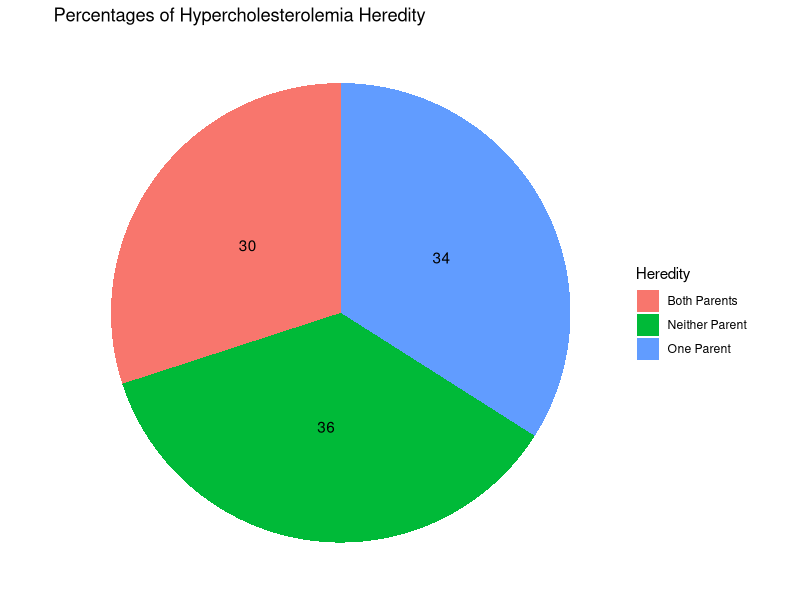
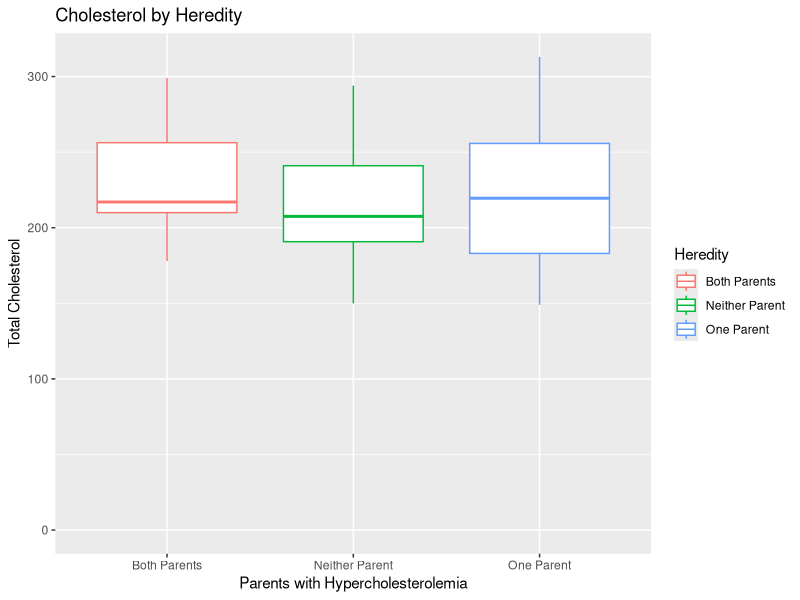
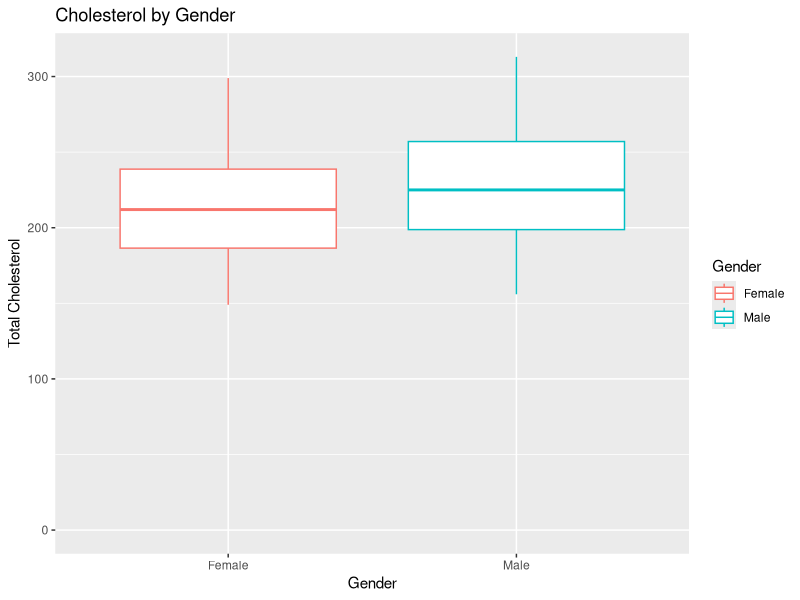
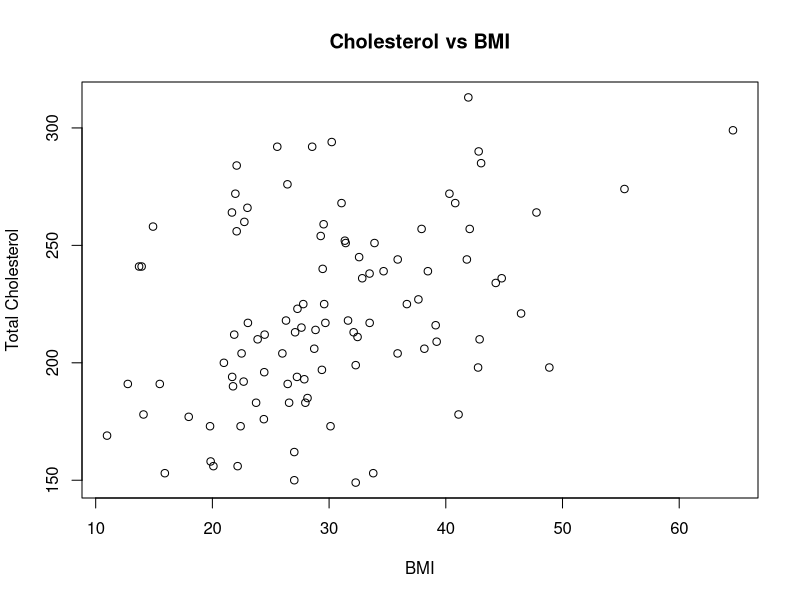
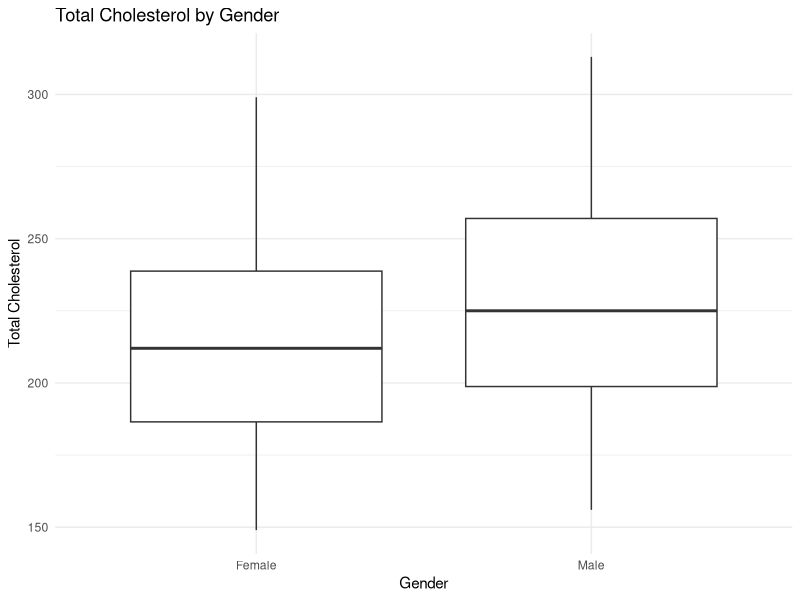
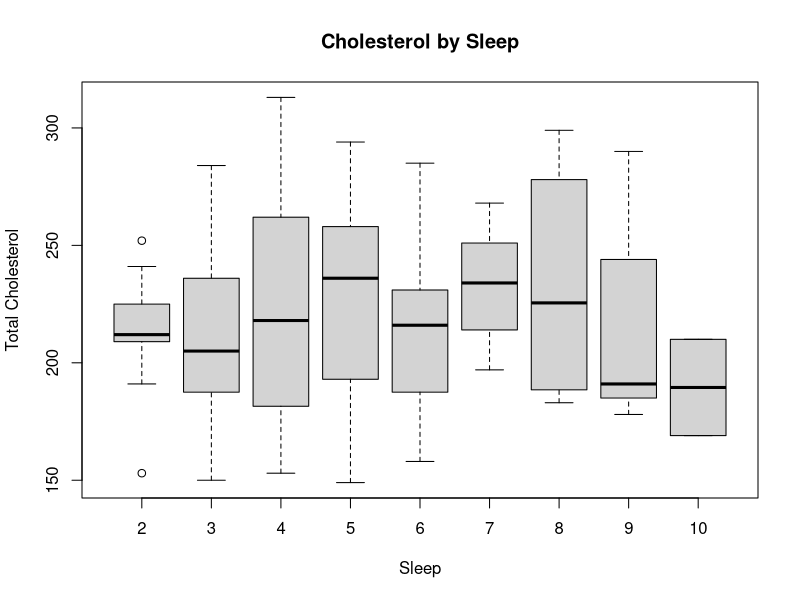
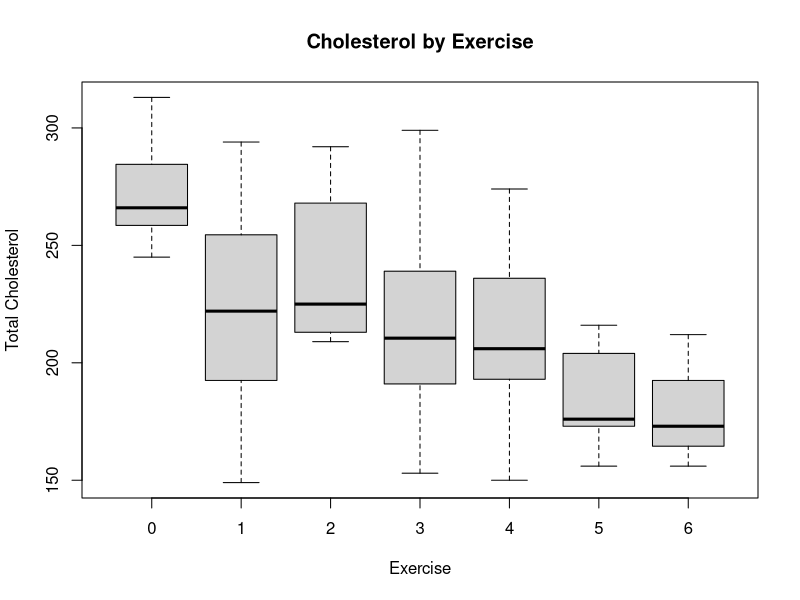
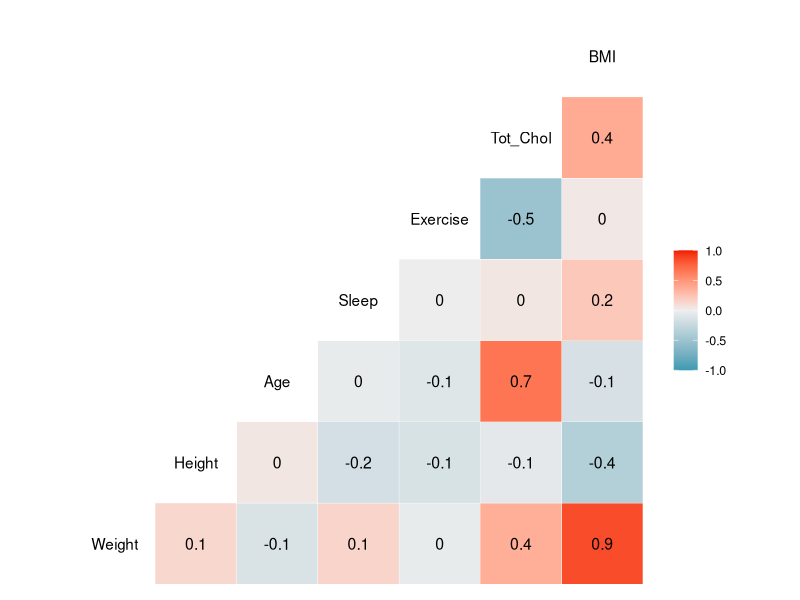

Generate these figures, in order, with R:
## ---- chunk 1
knitr::opts_chunk$set(echo = TRUE)
## ---- chunk 2
library(tidyverse)
library(ggplot2)

df <- read_csv("CHOLESTEROL.csv")
head(df)
## ---- chunk 3
library(dplyr)

df <- df %>%
  mutate(Heredity = recode(Heredity, `0` = 'Neither Parent', `1` = 'One Parent', `2` = 'Both Parents'))
head(df)
ggplot(df, aes(x="",fill=Heredity)) +
  geom_bar(position="fill") +
  geom_text(stat='count', 
            aes(y=after_stat(..count..),label=after_stat(..count..)),
            position=position_fill(0.5)) +
  coord_polar(theta="y") +
  theme_void()+
  labs(title="Percentages of Hypercholesterolemia Heredity")
## ---- chunk 4
ggplot(df,aes(x=Heredity,y=Tot_Chol,color=Heredity))+
  geom_boxplot()+
  expand_limits(y = 0)+
  labs(title="Cholesterol by Heredity",y="Total Cholesterol",x="Parents with Hypercholesterolemia")
## ---- chunk 5
ggplot(df, aes(x=Gender,y=Tot_Chol,color=Gender))+
  geom_boxplot()+
  expand_limits(y = 0)+
  labs(title="Cholesterol by Gender",y="Total Cholesterol")
## ---- chunk 6
df$BMI <- (df$Weight / (df$Height^2)) * 703

plot(df$BMI, df$Tot_Chol, main = "Cholesterol vs BMI", xlab = "BMI", ylab = "Total Cholesterol")
cor(df$BMI, df$Tot_Chol)

ggplot(df, aes(x = Gender, y = Tot_Chol)) +
  geom_boxplot() + 
 labs(title = "Total Cholesterol by Gender", x = "Gender", y= "Total Cholesterol") +
  theme_minimal()


## ---- chunk 7
boxplot(Tot_Chol ~ Sleep, data = df, main = "Cholesterol by Sleep", xlab="Sleep", ylab= "Total Cholesterol")

boxplot(Tot_Chol ~ Exercise, data = df, main = "Cholesterol by Exercise", xlab="Exercise", ylab= "Total Cholesterol")

sleep_exercise_model <- lm(Tot_Chol ~ Sleep + Exercise, data = df)
summary(sleep_exercise_model)

## ---- chunk 8
library(GGally)
library(corrplot)
library(leaps)
df$Gender <- as.factor(df$Gender)
df$Heredity <- as.factor(df$Heredity)
df$Smoke <- as.factor(df$Smoke)
df$Race <- as.factor(df$Race)
df$Diet <- as.factor(df$Diet)
df$Alcohol <- as.factor(df$Alcohol)
quantitative_vars <- df[, sapply(df, is.numeric)]
ggcorr(quantitative_vars, label = TRUE, label_size = 4)
plot(quantitative_vars)

## ---- chunk 9
library(leaps)
full_model <- lm(Tot_Chol ~., data = df)
summary(full_model)

Best_subset <- regsubsets(Tot_Chol ~., data = df, nbest = 2)
best_summary <- summary(Best_subset)


bs_result <- data.frame(
  NumVar = 1:nrow(best_summary$which),
  best_summary$outmat, 
  RSQ = best_summary$rsq, 
  RSS = best_summary$rss,
  AdjR2 = best_summary$adjr2, 
  CP = best_summary$cp,
  BIC = best_summary$bic)

bs_model = lm(Tot_Chol ~ Gender + Heredity + Smoke + Age + Exercise + BMI, data = df)


anova(full_model, bs_model)
